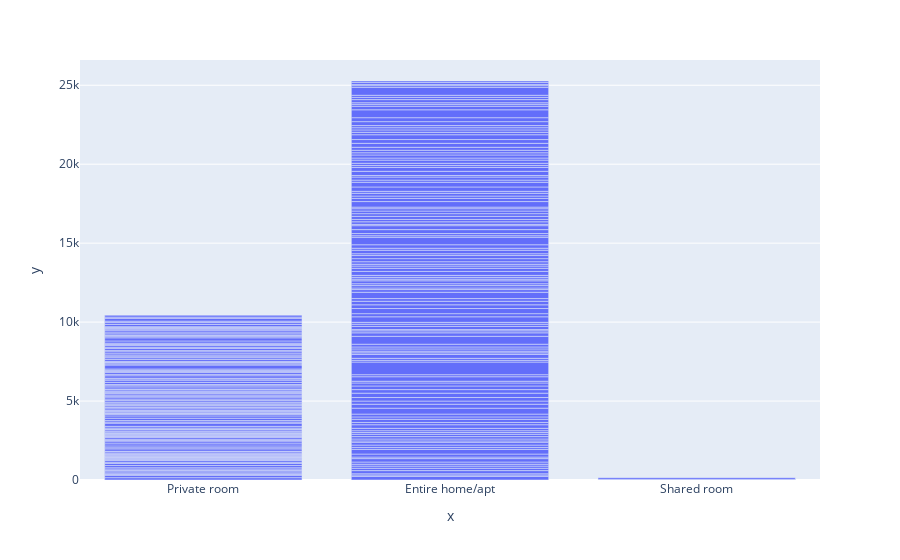

This figure's notebook cell:
### Markdown cell above
# PLotly- barplot is use to show the price with room_type.  price and room_type column is used from the Airbnb Dataset

### Code cell
import plotly.express as px
fig = px.bar(x=airbnb["room_type"], y=airbnb["price"])
fig.show()

### Figure 1 — Plotly figure (JSON) as saved in the notebook; plotly's stock layout.template omitted (floating-point values rounded to 4 significant figures; data arrays with more than 128 entries replaced by an {"elided": "..."} marker saying what was removed)
{"data": [{"alignmentgroup": "True", "hovertemplate": "x=%{x}<br>y=%{y}<extra></extra>", "legendgroup": "", "marker": {"color": "#636efa", "pattern": {"shape": ""}}, "name": "", "offsetgroup": "", "orientation": "v", "showlegend": false, "textposition": "auto", "type": "bar", "x": {"elided": "249 str values"}, "xaxis": "x", "y": {"elided": "249 int values"}, "yaxis": "y"}], "layout": {"barmode": "relative", "legend": {"tracegroupgap": 0}, "margin": {"t": 60}, "xaxis": {"anchor": "y", "domain": [0, 1], "title": {"text": "x"}}, "yaxis": {"anchor": "x", "domain": [0, 1], "title": {"text": "y"}}}}
